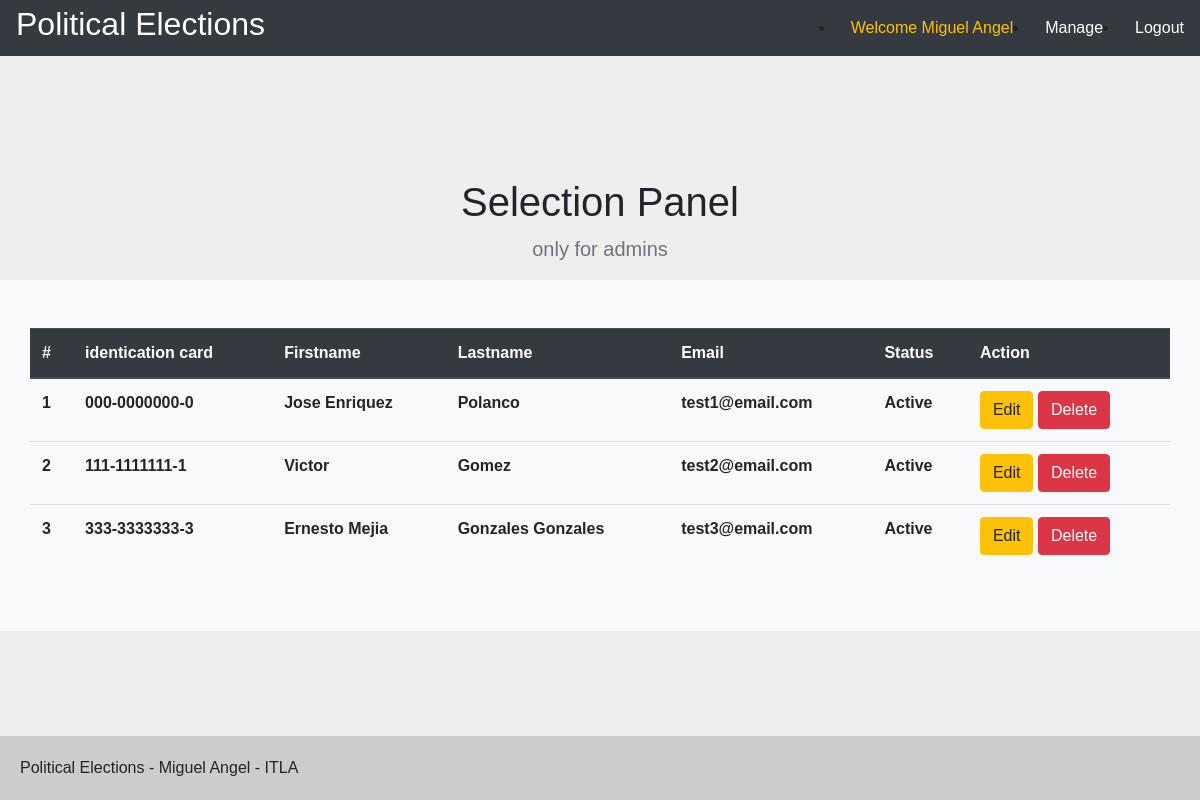
Screenshot of /citizens (signed in) with the database file from the repository.
### tables this page shows
CREATE TABLE `citizen` (
  `id` INT NOT NULL AUTO_INCREMENT,
  `identificationCard` VARCHAR(20),
  `firstname` VARCHAR(200),
  `lastname` VARCHAR(200),
  `email` VARCHAR(200),
  `status` BOOLEAN,
  PRIMARY KEY (`id`)
);

### libs/view.php (called while the page is built, shortened)
<?php
class View{
    function render($name){
        require 'views/' . $name . '.php';
    }
}
?>

### index.php (called while the page is built, shortened)
<?php
require_once 'libs/database.php';
require_once 'models/citizen.php';
require_once 'libs/repository.php';
require_once 'libs/view.php';
$app = new App();
?>

### libs/repository.php (called while the page is built, shortened)
<?php
class Repository implements IRepository
{
    public $db;
    public $table;
    function __construct($table)
    {
        $this->db = new Database();
        $this->table = $table;
    }
    function GetList()
    {
        $list = array();
        $stmt = $this->db->conn->prepare("SELECT * FROM " . $this->table);
        $stmt->execute();
        $rs = $stmt->get_result();
        if ($rs->num_rows === 0) {
            return $list;
        } else {
            while ($row = $rs->fetch_assoc()) {
                $entity = new $this->table;
                $entity->set($row);
                array_push($list, $entity);
            }
        }
        return $list;
    }
}

### libs/database.php (called while the page is built, shortened)
<?php
class Database
{
    function __construct()
    {
        $this->host = constant('HOST');
        $this->db = constant('DB');
        $this->user = constant('USER');
        $this->password = constant('PASSWORD');
        $this->conn = new mysqli($this->host,$this->user,$this->password,$this->db);
    }
}

### views/manage/citizen.php (the view, shortened to what this page needs)
<!DOCTYPE html>
<html lang="en">
<head>
    <link rel="stylesheet" href="<?php echo constant('URL'); ?>public/css/bootstrap.min.css" type="text/css">
    <link rel="stylesheet" href="<?php echo constant('URL'); ?>public/css/default.css" type="text/css">
</head>
<body>
    <?php require 'views/layouts/header.php' ?>
    <main role="main">
        <section class="text-center my-3">
            <div class="container">
                <h1 class="jumbotron-heading">Selection Panel</h1>
                <p class="lead text-muted">only for admins</p>
            </div>
        </section>
        <div class="album py-5 bg-light">
            <div class="container">
                <div class="row">
                 <table class="table">
                    <thead class="thead-dark">
                        <tr>
                            <th scope="col">#</th>
                            <th scope="col">identication card</th>
                            <th scope="col">Firstname</th>
                            <th scope="col">Lastname</th>
                            <th scope="col">Email</th>
                            <th scope="col">Status</th>
                            <th scope="col">Action</th>
                        </tr>
                    </thead>
                    <tbody>
                        <?php foreach ($this->list as $entity) : ?>
                            <tr>
                                <th scope="row"><?php echo $entity->id; ?></th>
                                <th><?php echo $entity->identificationCard; ?></th>
                                <th><?php echo $entity->firstname; ?></th>
                                <th><?php echo $entity->lastname ?></th>
                                <th><?php echo $entity->email ?></th>
                                <?php if ($entity->status) : ?>
                                    <th>Active</th>
                                <?php else : ?>
                                    <th>Inactive</th>
                                <?php endif; ?>
                                <th>
                                    <a href="Estudiantes/edit.php?id=<?php echo $entity->id; ?>" class="btn btn-warning">Edit</a>
                                    <a href="Estudiantes/delete.php?id=<?php echo $entity->id; ?>" class="btn btn-danger">Delete</a>
                                </th>
                            </tr>
                        <?php endforeach; ?>
                    </tbody>
                </table>
                </div>
            </div>
        </div>
    </main>
    <?php require 'views/layouts/footer.php' ?>
</body>
</html>

### public/css/default.css (style rules this page uses)
* { padding: 0; margin: 0; }
body { font-family: Arial, Helvetica, sans-serif; background-color: #eee; display: flex; flex-direction: column; justify-content: space-between; min-height: 100vh; }

### rows the page displays
citizen: id "1", identificationCard "000-0000000-0", firstname "Jose Enriquez", lastname "Polanco", email "test1@email.com", status "Active"
citizen: id "2", identificationCard "111-1111111-1", firstname "Victor", lastname "Gomez", email "test2@email.com", status "Active"
citizen: id "3", identificationCard "333-3333333-3", firstname "Ernesto Mejia", lastname "Gonzales Gonzales", email "test3@email.com", status "Active"

### other values shown
$auth->retrieve()->firstname "Miguel Angel"
